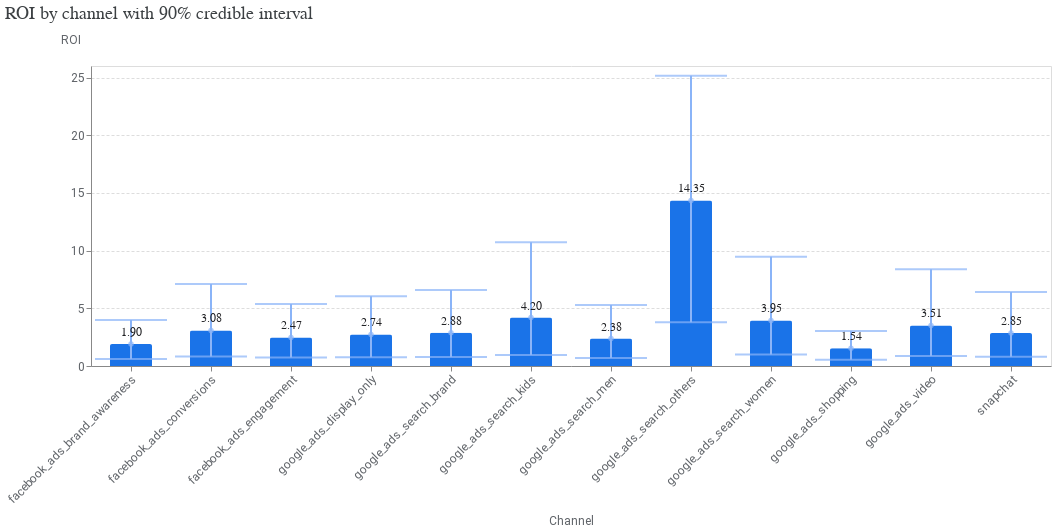

The notebook cell this image was saved under:
### Code cell
media_summary.plot_roi_bar_chart()

### Figure 1 — Vega-Lite specification as saved in the notebook (floating-point values rounded to 4 significant figures)
{"config": {"view": {"continuousWidth": 300, "continuousHeight": 300}, "axis": {"labelColor": "#5F6368", "labelFont": "Roboto", "labelFontSize": 12, "titleColor": "#5F6368", "titleFont": "Roboto", "titleFontSize": 12, "titleFontWeight": "normal", "titlePadding": 10}, "tick": {"bandSize": 10, "thickness": 2}}, "layer": [{"mark": {"type": "bar", "color": "#1A73E8", "cornerRadiusEnd": 2, "size": 42}, "encoding": {"x": {"axis": {"labelAngle": -45}, "field": "channel", "title": "Channel", "type": "nominal"}, "y": {"axis": {"gridDash": [3, 2], "titleAlign": "left", "titleAngle": 0, "titleY": -20}, "field": "roi", "title": "ROI", "type": "quantitative"}}}, {"mark": {"type": "errorbar", "color": "#8AB4F8", "ticks": true}, "encoding": {"strokeWidth": {"value": 2}, "x": {"field": "channel", "type": "nominal"}, "y": {"field": "ci_hi", "title": "ROI", "type": "quantitative"}, "y2": {"field": "ci_lo"}}}, {"mark": {"type": "point", "color": "#8AB4F8", "filled": true, "tooltip": true}, "encoding": {"x": {"field": "channel", "type": "nominal"}, "y": {"field": "roi", "type": "quantitative"}}}, {"mark": {"type": "text", "align": "center", "baseline": "bottom", "color": "#202124", "dy": -5, "fontSize": 12}, "encoding": {"text": {"field": "roi", "format": ".2f", "type": "quantitative"}, "x": {"axis": {"labelAngle": -45}, "field": "channel", "title": "Channel", "type": "nominal"}, "y": {"axis": {"gridDash": [3, 2], "titleAlign": "left", "titleAngle": 0, "titleY": -20}, "field": "roi", "title": "ROI", "type": "quantitative"}}}], "data": {"name": "data-4f2888ffbfeb2c74d8edacce584d8162"}, "title": {"text": "ROI by channel with 90% credible interval", "anchor": "start", "color": "#3C4043", "font": "Google Sans Display", "fontSize": 18, "fontWeight": "normal", "offset": 10}, "width": {"step": 80}, "$schema": "https://vega.github.io/schema/vega-lite/v5.20.1.json", "datasets": {"data-4f2888ffbfeb2c74d8edacce584d8162": [{"channel": "facebook_ads_brand_awareness", "ci_hi": 3.982, "ci_lo": 0.6032, "roi": 1.901}, {"channel": "facebook_ads_conversions", "ci_hi": 7.108, "ci_lo": 0.8296, "roi": 3.082}, {"channel": "facebook_ads_engagement", "ci_hi": 5.378, "ci_lo": 0.7326, "roi": 2.474}, {"channel": "google_ads_display_only", "ci_hi": 6.041, "ci_lo": 0.7521, "roi": 2.738}, {"channel": "google_ads_search_brand", "ci_hi": 6.579, "ci_lo": 0.7744, "roi": 2.883}, {"channel": "google_ads_search_kids", "ci_hi": 10.73, "ci_lo": 0.9532, "roi": 4.203}, {"channel": "google_ads_search_men", "ci_hi": 5.289, "ci_lo": 0.6927, "roi": 2.378}, {"channel": "google_ads_search_others", "ci_hi": 25.15, "ci_lo": 3.793, "roi": 14.35}, {"channel": "google_ads_search_women", "ci_hi": 9.473, "ci_lo": 0.9967, "roi": 3.95}, {"channel": "google_ads_shopping", "ci_hi": 3.035, "ci_lo": 0.5326, "roi": 1.543}, {"channel": "google_ads_video", "ci_hi": 8.381, "ci_lo": 0.8675, "roi": 3.513}, {"channel": "snapchat", "ci_hi": 6.422, "ci_lo": 0.7918, "roi": 2.854}]}}
